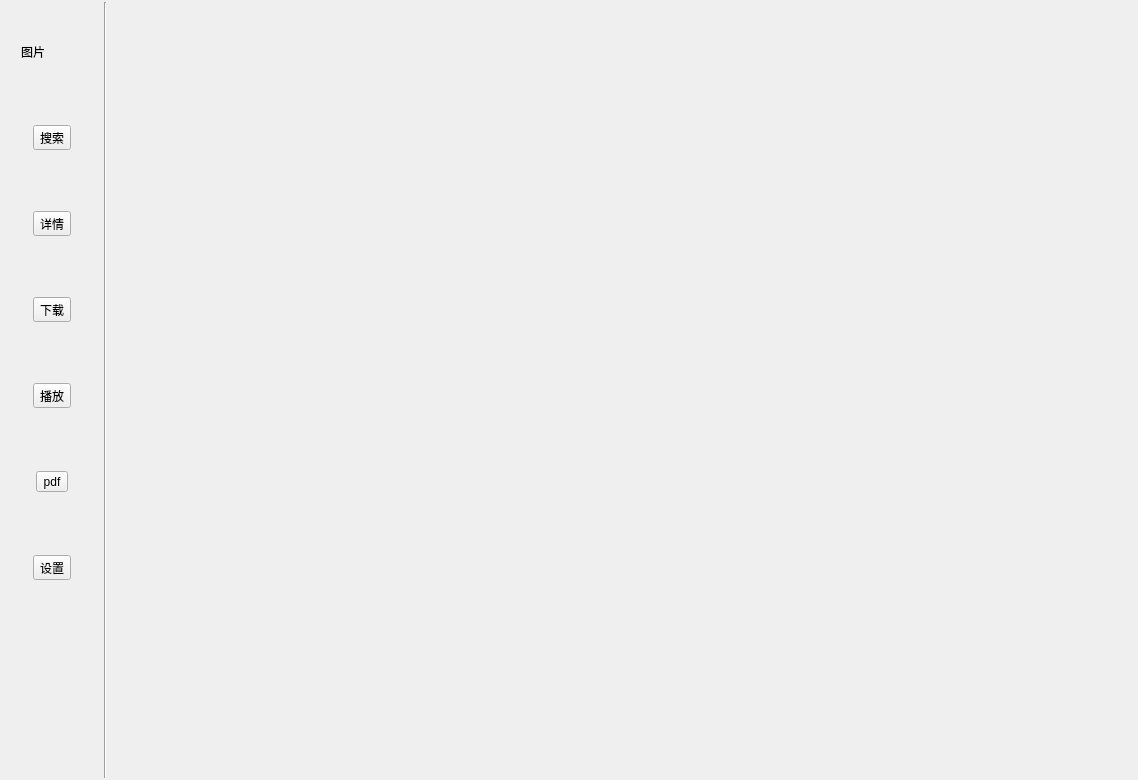
<?xml version="1.0" encoding="UTF-8"?>
<ui version="4.0">
 <class>MainWindow</class>
 <widget class="QMainWindow" name="MainWindow">
  <property name="geometry">
   <rect>
    <x>0</x>
    <y>0</y>
    <width>1138</width>
    <height>780</height>
   </rect>
  </property>
  <property name="windowTitle">
   <string>MainWindow</string>
  </property>
  <widget class="QWidget" name="centralwidget">
   <layout class="QHBoxLayout" name="horizontalLayout_8">
    <property name="spacing">
     <number>2</number>
    </property>
    <property name="leftMargin">
     <number>2</number>
    </property>
    <property name="topMargin">
     <number>2</number>
    </property>
    <property name="rightMargin">
     <number>2</number>
    </property>
    <property name="bottomMargin">
     <number>2</number>
    </property>
    <item>
     <widget class="QWidget" name="widget" native="true">
      <property name="minimumSize">
       <size>
        <width>100</width>
        <height>0</height>
       </size>
      </property>
      <property name="maximumSize">
       <size>
        <width>100</width>
        <height>16777215</height>
       </size>
      </property>
      <layout class="QVBoxLayout" name="verticalLayout">
       <property name="leftMargin">
        <number>10</number>
       </property>
       <property name="topMargin">
        <number>10</number>
       </property>
       <property name="rightMargin">
        <number>10</number>
       </property>
       <property name="bottomMargin">
        <number>10</number>
       </property>
       <item>
        <widget class="QWidget" name="widget_9" native="true">
         <property name="minimumSize">
          <size>
           <width>0</width>
           <height>80</height>
          </size>
         </property>
         <property name="maximumSize">
          <size>
           <width>16777215</width>
           <height>80</height>
          </size>
         </property>
         <layout class="QVBoxLayout" name="verticalLayout_2">
          <item>
           <widget class="QLabel" name="loginPic">
            <property name="text">
             <string>图片</string>
            </property>
           </widget>
          </item>
         </layout>
        </widget>
       </item>
       <item>
        <widget class="QWidget" name="widget_3" native="true">
         <property name="minimumSize">
          <size>
           <width>0</width>
           <height>80</height>
          </size>
         </property>
         <property name="maximumSize">
          <size>
           <width>16777215</width>
           <height>80</height>
          </size>
         </property>
         <layout class="QHBoxLayout" name="horizontalLayout">
          <property name="spacing">
           <number>0</number>
          </property>
          <property name="leftMargin">
           <number>0</number>
          </property>
          <property name="topMargin">
           <number>0</number>
          </property>
          <property name="rightMargin">
           <number>0</number>
          </property>
          <property name="bottomMargin">
           <number>0</number>
          </property>
          <item>
           <widget class="QToolButton" name="searchButton">
            <property name="text">
             <string>搜索</string>
            </property>
           </widget>
          </item>
         </layout>
        </widget>
       </item>
       <item>
        <widget class="QWidget" name="widget_4" native="true">
         <property name="minimumSize">
          <size>
           <width>0</width>
           <height>80</height>
          </size>
         </property>
         <property name="maximumSize">
          <size>
           <width>16777215</width>
           <height>80</height>
          </size>
         </property>
         <layout class="QHBoxLayout" name="horizontalLayout_2">
          <property name="spacing">
           <number>0</number>
          </property>
          <property name="leftMargin">
           <number>0</number>
          </property>
          <property name="topMargin">
           <number>0</number>
          </property>
          <property name="rightMargin">
           <number>0</number>
          </property>
          <property name="bottomMargin">
           <number>0</number>
          </property>
          <item>
           <widget class="QToolButton" name="detailButton">
            <property name="text">
             <string>详情</string>
            </property>
           </widget>
          </item>
         </layout>
        </widget>
       </item>
       <item>
        <widget class="QWidget" name="widget_5" native="true">
         <property name="minimumSize">
          <size>
           <width>0</width>
           <height>80</height>
          </size>
         </property>
         <property name="maximumSize">
          <size>
           <width>16777215</width>
           <height>80</height>
          </size>
         </property>
         <layout class="QHBoxLayout" name="horizontalLayout_3">
          <property name="spacing">
           <number>0</number>
          </property>
          <property name="leftMargin">
           <number>0</number>
          </property>
          <property name="topMargin">
           <number>0</number>
          </property>
          <property name="rightMargin">
           <number>0</number>
          </property>
          <property name="bottomMargin">
           <number>0</number>
          </property>
          <item>
           <widget class="QToolButton" name="downloadButton">
            <property name="text">
             <string>下载</string>
            </property>
           </widget>
          </item>
         </layout>
        </widget>
       </item>
       <item>
        <widget class="QWidget" name="widget_6" native="true">
         <property name="minimumSize">
          <size>
           <width>0</width>
           <height>80</height>
          </size>
         </property>
         <property name="maximumSize">
          <size>
           <width>16777215</width>
           <height>80</height>
          </size>
         </property>
         <layout class="QHBoxLayout" name="horizontalLayout_4">
          <property name="spacing">
           <number>0</number>
          </property>
          <property name="leftMargin">
           <number>0</number>
          </property>
          <property name="topMargin">
           <number>0</number>
          </property>
          <property name="rightMargin">
           <number>0</number>
          </property>
          <property name="bottomMargin">
           <number>0</number>
          </property>
          <item>
           <widget class="QToolButton" name="playButton">
            <property name="text">
             <string>播放</string>
            </property>
           </widget>
          </item>
         </layout>
        </widget>
       </item>
       <item>
        <widget class="QWidget" name="widget_7" native="true">
         <property name="minimumSize">
          <size>
           <width>0</width>
           <height>80</height>
          </size>
         </property>
         <property name="maximumSize">
          <size>
           <width>16777215</width>
           <height>80</height>
          </size>
         </property>
         <layout class="QHBoxLayout" name="horizontalLayout_5">
          <property name="spacing">
           <number>0</number>
          </property>
          <property name="leftMargin">
           <number>0</number>
          </property>
          <property name="topMargin">
           <number>0</number>
          </property>
          <property name="rightMargin">
           <number>0</number>
          </property>
          <property name="bottomMargin">
           <number>0</number>
          </property>
          <item>
           <widget class="QToolButton" name="pdfButton">
            <property name="text">
             <string>pdf</string>
            </property>
           </widget>
          </item>
         </layout>
        </widget>
       </item>
       <item>
        <widget class="QWidget" name="widget_8" native="true">
         <property name="minimumSize">
          <size>
           <width>0</width>
           <height>80</height>
          </size>
         </property>
         <property name="maximumSize">
          <size>
           <width>16777215</width>
           <height>80</height>
          </size>
         </property>
         <layout class="QHBoxLayout" name="horizontalLayout_6">
          <property name="spacing">
           <number>0</number>
          </property>
          <property name="leftMargin">
           <number>0</number>
          </property>
          <property name="topMargin">
           <number>0</number>
          </property>
          <property name="rightMargin">
           <number>0</number>
          </property>
          <property name="bottomMargin">
           <number>0</number>
          </property>
          <item>
           <widget class="QToolButton" name="setButton">
            <property name="text">
             <string>设置</string>
            </property>
           </widget>
          </item>
         </layout>
        </widget>
       </item>
       <item>
        <spacer name="verticalSpacer">
         <property name="orientation">
          <enum>Qt::Vertical</enum>
         </property>
         <property name="sizeHint" stdset="0">
          <size>
           <width>20</width>
           <height>40</height>
          </size>
         </property>
        </spacer>
       </item>
      </layout>
     </widget>
    </item>
    <item>
     <widget class="Line" name="line">
      <property name="orientation">
       <enum>Qt::Vertical</enum>
      </property>
     </widget>
    </item>
    <item>
     <widget class="QWidget" name="frame" native="true">
      <property name="sizePolicy">
       <sizepolicy hsizetype="Expanding" vsizetype="Expanding">
        <horstretch>0</horstretch>
        <verstretch>0</verstretch>
       </sizepolicy>
      </property>
     </widget>
    </item>
   </layout>
  </widget>
 </widget>
 <resources/>
 <connections/>
</ui>
